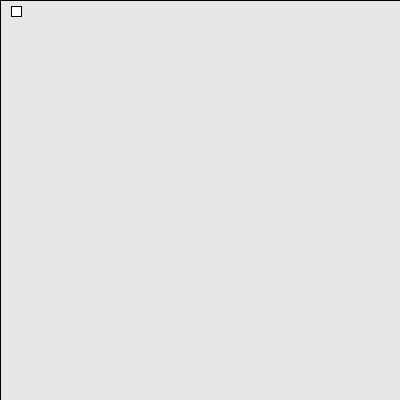
Frame 1 (no input)
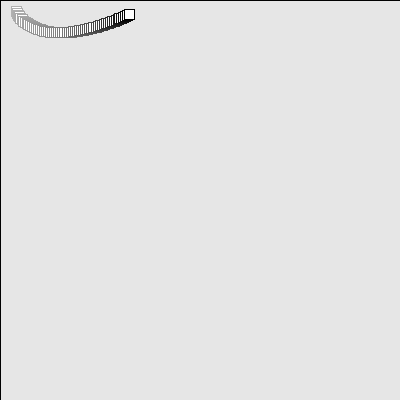
Frame 60 (the mouse pressed at the canvas centre just before this capture)
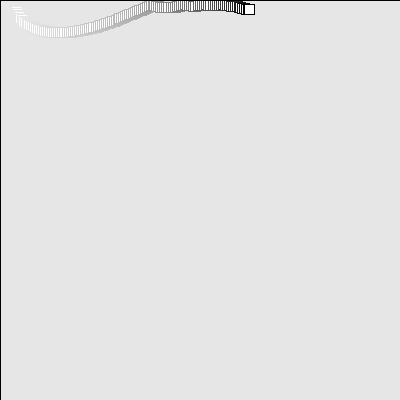
Frame 120 (the mouse held since frame 60 and released just before this capture)

The Processing sketch that drew these frames (run headless with seeded random() and noise(); from frame 60 on, the mouse is pressed at the canvas centre):

// Processing sketch: processing_130749
// ── processing_130749.pde

PVector location = new PVector(10,5);
PVector velocity = new PVector(1,2);
PVector acceleration= new PVector(.1,-.05);
int maximumspeed=2;
void setup(){
size(400,400);
background(230);
}
void draw(){
  fill(230,5);
  rect(0,0,width,height);
  fill(255);
  if(location.y>height){
    velocity.y=-abs(velocity.y);
    newacceleration();
  }
  if(location.x>width){
    velocity.x=-abs(velocity.x);
    newacceleration();
  }
   if(location.y<0){
    velocity.y=abs(velocity.y);
    newacceleration();
  }
  if(location.x<0){
    velocity.x=abs(velocity.x);
    newacceleration();
  }
  //acceleration.y=
   
  velocity.add(acceleration);
  location.add(velocity);
  velocity.limit(maximumspeed);
  rect(location.x,location.y,10,10);
}
void newacceleration(){
 acceleration= new PVector(random(-.2,.2),random(-.2,.2));
 }
 void keyPressed(){
if (key == 'a'){
   maximumspeed++;
 }
 if (key == 's'){
   if(maximumspeed>2){
   maximumspeed--;}
   else{
     maximumspeed/=2;}
 }
 }
